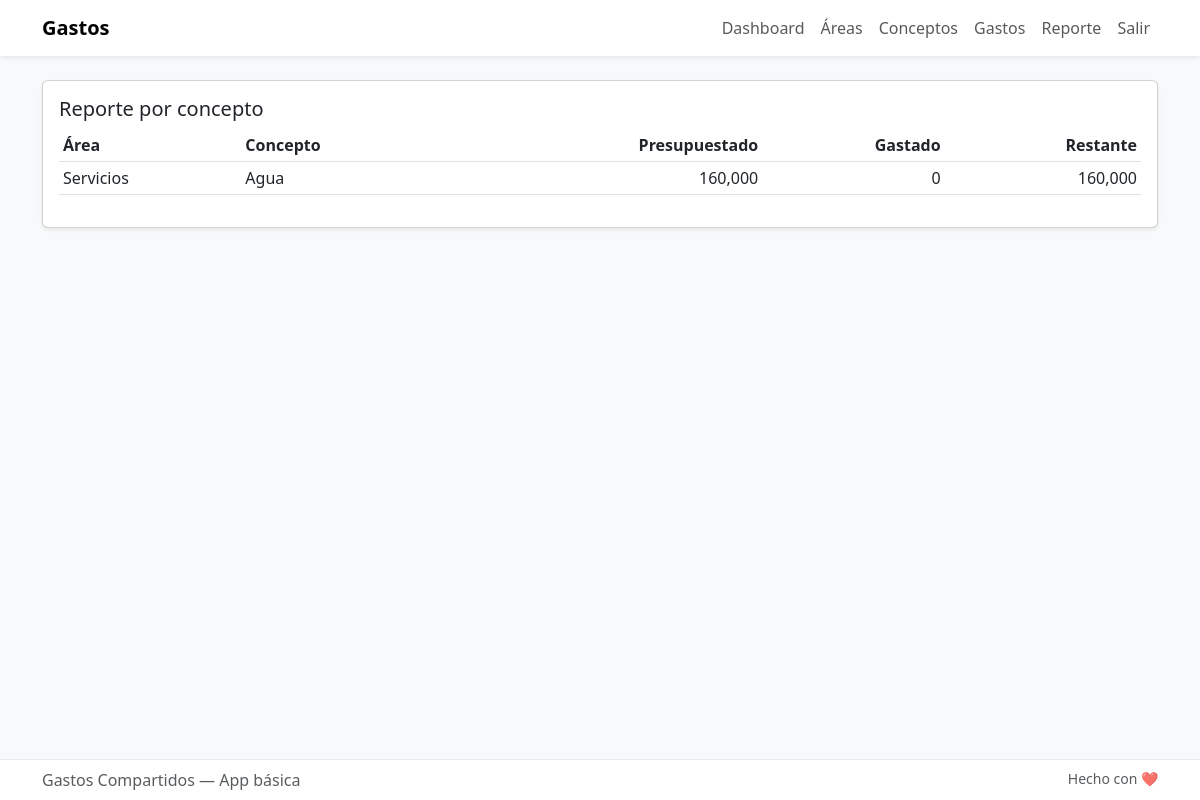
Screenshot of /reporte_mes (signed in) with the database file from the repository.
### models.py (models this page shows)
class Concepto(db.Model):
    id = db.Column(db.Integer, primary_key=True)
    nombre = db.Column(db.String(120), nullable=False)
    valor_presupuestado = db.Column(db.Float, default=0.0)
    area_id = db.Column(db.Integer, db.ForeignKey('area.id'), nullable=False)
    gastos = db.relationship('Gasto', backref='concepto', lazy=True)
    @property
    def total_gastado(self):
        return sum(g.monto for g in self.gastos)
    @property
    def restante(self):
        return max(self.valor_presupuestado - self.total_gastado, 0)

class Area(db.Model):
    id = db.Column(db.Integer, primary_key=True)
    nombre = db.Column(db.String(120), nullable=False)
    conceptos = db.relationship('Concepto', backref='area', lazy=True)

### app.py (the view)
@app.route('/reporte_mes')
@login_required
def reporte_mes():
    conceptos = Concepto.query.all()
    report = []
    for c in conceptos:
        report.append({
            'concepto': c,
            'presupuestado': c.valor_presupuestado,
            'gastado': c.total_gastado,
            'restante': c.restante
        })
    return render_template('reporte_mes.html', report=report)

### app.py (called while the page is built)
@login_manager.user_loader
def load_user(user_id):
    return User.query.get(int(user_id))

### templates/reporte_mes.html (shortened to what this page needs)
{% extends 'base.html' %}
{% block content %}
<div class="card shadow-sm">
  <div class="card-body">
    <h5 class="card-title">Reporte por concepto</h5>
    <div class="table-responsive">
      <table class="table table-sm">
        <thead>
          <tr>
            <th>Área</th>
            <th>Concepto</th>
            <th class="text-end">Presupuestado</th>
            <th class="text-end">Gastado</th>
            <th class="text-end">Restante</th>
          </tr>
        </thead>
        <tbody>
          {% for row in report %}
            <tr>
              <td>{{ row.concepto.area.nombre }}</td>
              <td>{{ row.concepto.nombre }}</td>
              <td class="text-end">{{ '{:,.0f}'.format(row.presupuestado) }}</td>
              <td class="text-end">{{ '{:,.0f}'.format(row.gastado) }}</td>
              <td class="text-end">{{ '{:,.0f}'.format(row.restante) }}</td>
            </tr>
          {% else %}
            <tr><td colspan="5" class="text-center small text-muted">No hay datos para mostrar</td></tr>
          {% endfor %}
        </tbody>
      </table>
    </div>
  </div>
</div>
{% endblock %}

### templates/base.html (style rules this page uses)
body { padding-bottom: 60px; background-color: #f8f9fa; }

### rows the page displays
Concepto: concepto.area.nombre "Servicios", concepto.nombre "Agua", presupuestado "160,000", gastado "0", restante "160,000"
